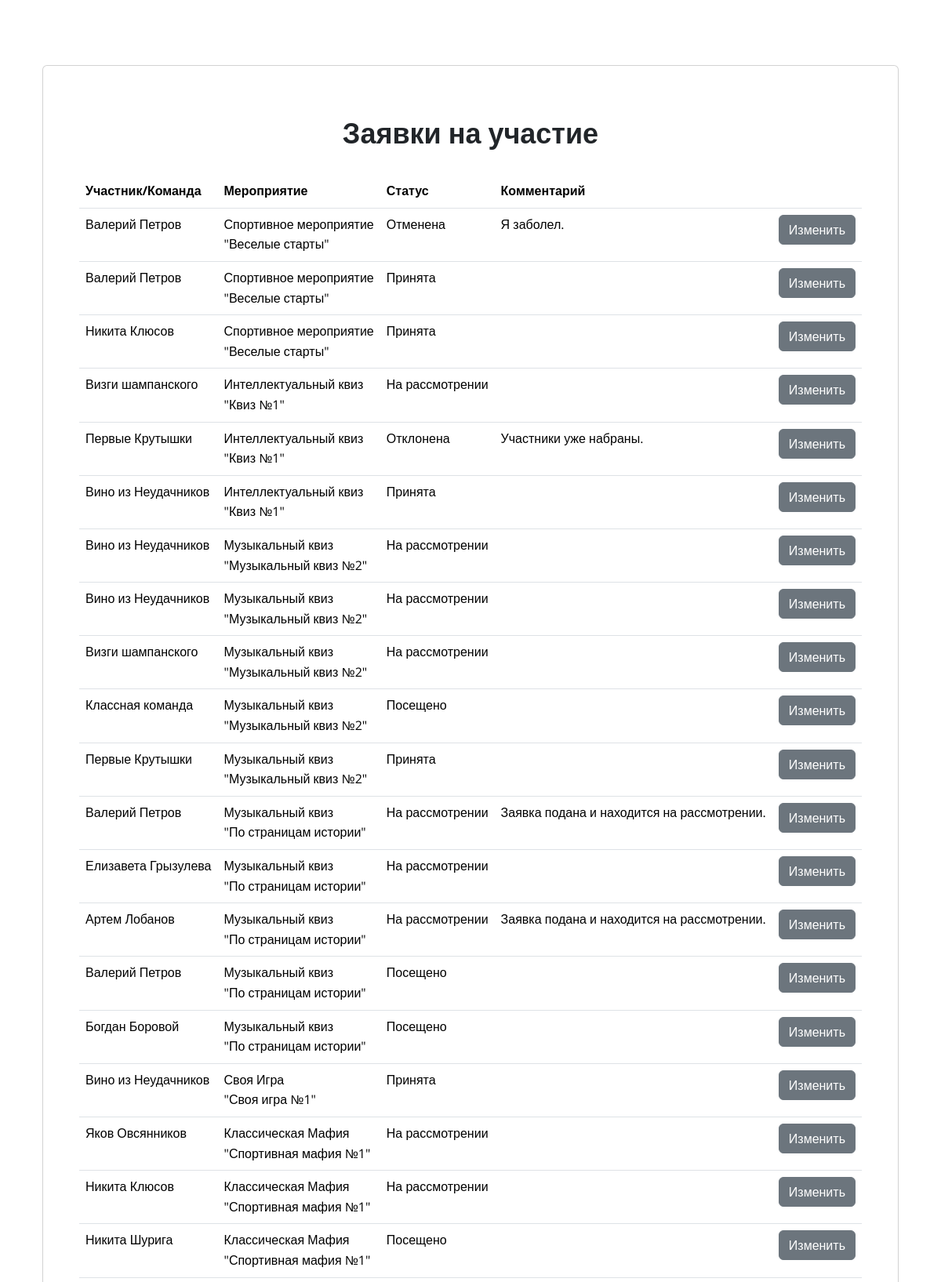
/invitation_status/ (upper part), run on the app's committed database.
### Diplom/models.py (models this page shows, shortened)
class InvitationStatus(models.Model):
    Invitation = models.ForeignKey('Invitation', on_delete=models.CASCADE)
    Status = models.ForeignKey('Status', on_delete=models.CASCADE)
    Profile = models.ForeignKey('Profile', on_delete=models.CASCADE)
    Status_Date = models.DateField(blank=True, null=True, auto_now_add=True)
    Description = models.CharField(max_length=255, blank=True, null=True)

class Invitation(models.Model):
    date_submitted = models.DateField(blank=True, null=True)
    Event_Plan_Position = models.ForeignKey('Event_Plan_Position', on_delete=models.CASCADE)
    Team = models.ForeignKey('Team', on_delete=models.CASCADE, null=True, blank=True)
    Team_Members = models.ForeignKey('Team_Members', on_delete=models.CASCADE, null=True, blank=True)
    Profile = models.ForeignKey('Profile', on_delete=models.CASCADE, null=True, blank=True)

class Profile(models.Model):
    user = models.OneToOneField(User, on_delete=models.CASCADE)
    image = models.ImageField(upload_to='images', null=True, blank=True)
    patronymic = models.CharField(max_length=255, verbose_name='Отчество (если есть)', blank=True, null=True)
    klass = models.CharField(max_length=4, verbose_name='Класс обучающегося', choices=klass_Choices, blank=True)

class Event_Plan_Position(models.Model):
    Event_Plan = models.ForeignKey('Event_Plan', on_delete=models.PROTECT)
    Event = models.ForeignKey('Event', on_delete=models.PROTECT)
    Date = models.DateField(null=True, blank=True)
    Date_Plan = models.DateField(null=True, blank=True)
    Date_Fact = models.DateField(null=True, blank=True)
    Description = models.TextField(null=True, blank=True)
    Eventers_Plan = models.IntegerField(null=True, blank=True)
    Eventers_Fact = models.IntegerField(null=True, blank=True)

class Event(models.Model):
    name = models.CharField(max_length=255)
    max_eventers = models.IntegerField(default=100)
    image = models.ImageField(upload_to='images', null=True, blank=True)
    description = models.TextField(null=True, blank=True)
    team = models.BooleanField('Командное мероприятие', null=True, blank=True)
    EventType = models.ForeignKey('EventType', on_delete=models.CASCADE)
    EducationLevel = models.ForeignKey('EducationLevel', on_delete=models.CASCADE)

class EventType(models.Model):
    name = models.CharField(max_length=100,
                            verbose_name='Наименование типа мероприятия',
                            choices=EventType_Choices)

class Status(models.Model):
    name = models.CharField(max_length=255, verbose_name='Статус заявки', choices=Status_Choices, blank=True, default='На рассмотрении')

class Team(models.Model):
    name = models.CharField(max_length=255)
    date_created = models.DateTimeField(blank=True, null=True)
    date_disbanded = models.DateTimeField(blank=True, null=True)
    capitan = models.ForeignKey(Profile, on_delete=models.SET_NULL, verbose_name="Капитан", blank=True, null=True)
    def __str__(self):
        return str(self.name)

### Diplom/views.py (the view)
# urls.py: path('invitation_status/', InvitationStatusView.as_view(), name='invitation_status'),
class InvitationStatusView(ListView):
    model = InvitationStatus
    template_name = 'invitation_status.html'
    def get_queryset(self):
        return InvitationStatus.objects.all().order_by('Invitation__Event_Plan_Position__Event__name', 'Status__name')

### templates/invitation_status.html
{% extends 'base.html' %}
{% block content %}
    <div class="container px-4">
        <div class="d-flex justify-content-center">
            <div class="card" style="width: 100%; height: 100%; padding: 30px">
                <div class="card-body">
                    <h3 align="center" style="padding-bottom: 10px"><strong>Заявки на участие</strong></h3>
                    <table class="table">
                        <thead>
                        <tr>
                            <th>Участник/Команда</th>
                            <th>Мероприятие</th>
                            <th>Статус</th>
                            <th>Комментарий</th>
                            <th></th>
                        </tr>
                        </thead>
                        <tbody>
                        {% for event in  object_list %}
                            <tr>
                                {% if event.Invitation.Team %}
                                    <td>{{ event.Invitation.Team }}</td>
                                {% else %}
                                    <td>{{ event.Invitation.Profile.user.first_name }} {{ event.Invitation.Profile.user.last_name }} </td>
                                {% endif %}
                                <td>{{ event.Invitation.Event_Plan_Position.Event.EventType.name }}<br>
                                    "{{ event.Invitation.Event_Plan_Position.Event.name }}"
                                </td>
                                <td>{{ event.Status.name }}</td>
                                {% if event.Description %}
                                    <td>{{ event.Description }}</td>
                                {% else %}
                                    <td> </td>
                                {% endif %}
                                <td><a href="{% url 'invitation_status_update' event.pk %}" type="button" class="btn btn-secondary">Изменить</a></td>
                            </tr>
                        {% endfor %}
                        </tbody>
                    </table>
                </div>
            </div>
        </div>
    </div>
{% endblock %}

### data on the page
InvitationStatus: Invitation.Profile.user.first_name "Валерий", Invitation.Profile.user.last_name "Петров", Invitation.Event_Plan_Position.Event.EventType.name "Спортивное мероприятие", Invitation.Event_Plan_Position.Event.name "Веселые старты", Status.name "Отменена", Description "Я заболел."
InvitationStatus: Invitation.Profile.user.first_name "Валерий", Invitation.Profile.user.last_name "Петров", Invitation.Event_Plan_Position.Event.EventType.name "Спортивное мероприятие", Invitation.Event_Plan_Position.Event.name "Веселые старты", Status.name "Принята"
InvitationStatus: Invitation.Profile.user.first_name "Никита", Invitation.Profile.user.last_name "Клюсов", Invitation.Event_Plan_Position.Event.EventType.name "Спортивное мероприятие", Invitation.Event_Plan_Position.Event.name "Веселые старты", Status.name "Принята"
InvitationStatus: Invitation.Team "Визги шампанского", Invitation.Event_Plan_Position.Event.EventType.name "Интеллектуальный квиз", Invitation.Event_Plan_Position.Event.name "Квиз №1", Status.name "На рассмотрении"
InvitationStatus: Invitation.Team "Первые Крутышки", Invitation.Event_Plan_Position.Event.EventType.name "Интеллектуальный квиз", Invitation.Event_Plan_Position.Event.name "Квиз №1", Status.name "Отклонена", Description "Участники уже набраны."
InvitationStatus: Invitation.Team "Вино из Неудачников", Invitation.Event_Plan_Position.Event.EventType.name "Интеллектуальный квиз", Invitation.Event_Plan_Position.Event.name "Квиз №1", Status.name "Принята"
InvitationStatus: Invitation.Team "Вино из Неудачников", Invitation.Event_Plan_Position.Event.EventType.name "Музыкальный квиз", Invitation.Event_Plan_Position.Event.name "Музыкальный квиз №2", Status.name "На рассмотрении"
InvitationStatus: Invitation.Team "Вино из Неудачников", Invitation.Event_Plan_Position.Event.EventType.name "Музыкальный квиз", Invitation.Event_Plan_Position.Event.name "Музыкальный квиз №2", Status.name "На рассмотрении"
InvitationStatus: Invitation.Team "Визги шампанского", Invitation.Event_Plan_Position.Event.EventType.name "Музыкальный квиз", Invitation.Event_Plan_Position.Event.name "Музыкальный квиз №2", Status.name "На рассмотрении"
InvitationStatus: Invitation.Team "Классная команда", Invitation.Event_Plan_Position.Event.EventType.name "Музыкальный квиз", Invitation.Event_Plan_Position.Event.name "Музыкальный квиз №2", Status.name "Посещено"
InvitationStatus: Invitation.Team "Первые Крутышки", Invitation.Event_Plan_Position.Event.EventType.name "Музыкальный квиз", Invitation.Event_Plan_Position.Event.name "Музыкальный квиз №2", Status.name "Принята"
InvitationStatus: Invitation.Profile.user.first_name "Валерий", Invitation.Profile.user.last_name "Петров", Invitation.Event_Plan_Position.Event.EventType.name "Музыкальный квиз", Invitation.Event_Plan_Position.Event.name "По страницам истории", Status.name "На рассмотрении", Description "Заявка подана и находится на рассмотрении."
InvitationStatus: Invitation.Profile.user.first_name "Елизавета", Invitation.Profile.user.last_name "Грызулева", Invitation.Event_Plan_Position.Event.EventType.name "Музыкальный квиз", Invitation.Event_Plan_Position.Event.name "По страницам истории", Status.name "На рассмотрении"
InvitationStatus: Invitation.Profile.user.first_name "Артем", Invitation.Profile.user.last_name "Лобанов", Invitation.Event_Plan_Position.Event.EventType.name "Музыкальный квиз", Invitation.Event_Plan_Position.Event.name "По страницам истории", Status.name "На рассмотрении", Description "Заявка подана и находится на рассмотрении."
InvitationStatus: Invitation.Profile.user.first_name "Валерий", Invitation.Profile.user.last_name "Петров", Invitation.Event_Plan_Position.Event.EventType.name "Музыкальный квиз", Invitation.Event_Plan_Position.Event.name "По страницам истории", Status.name "Посещено"
InvitationStatus: Invitation.Profile.user.first_name "Богдан", Invitation.Profile.user.last_name "Боровой", Invitation.Event_Plan_Position.Event.EventType.name "Музыкальный квиз", Invitation.Event_Plan_Position.Event.name "По страницам истории", Status.name "Посещено"
InvitationStatus: Invitation.Team "Вино из Неудачников", Invitation.Event_Plan_Position.Event.EventType.name "Своя Игра", Invitation.Event_Plan_Position.Event.name "Своя игра №1", Status.name "Принята"
InvitationStatus: Invitation.Profile.user.first_name "Яков", Invitation.Profile.user.last_name "Овсянников", Invitation.Event_Plan_Position.Event.EventType.name "Классическая Мафия", Invitation.Event_Plan_Position.Event.name "Спортивная мафия №1", Status.name "На рассмотрении"
InvitationStatus: Invitation.Profile.user.first_name "Никита", Invitation.Profile.user.last_name "Клюсов", Invitation.Event_Plan_Position.Event.EventType.name "Классическая Мафия", Invitation.Event_Plan_Position.Event.name "Спортивная мафия №1", Status.name "На рассмотрении"
InvitationStatus: Invitation.Profile.user.first_name "Никита", Invitation.Profile.user.last_name "Шурига", Invitation.Event_Plan_Position.Event.EventType.name "Классическая Мафия", Invitation.Event_Plan_Position.Event.name "Спортивная мафия №1", Status.name "Посещено"
